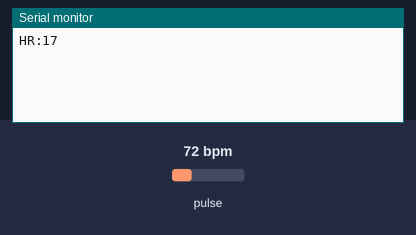
The sketch below on a simulated Arduino Uno, built with avr-gcc and run on an emulated ATmega328P. Parts: the last lines printed to the serial monitor. The test bench sets the inputs (shaded band); at power-on: pulse 72 bpm.

Above: at 1.2 s.
1.3 s: pulse set to 42 bpm
At 2.6 s:
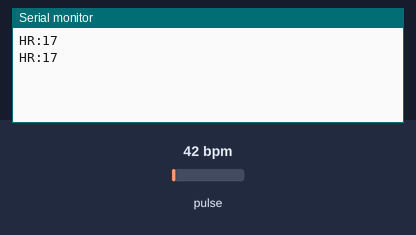
2.8 s: pulse set to 70 bpm
At 3.8 s:
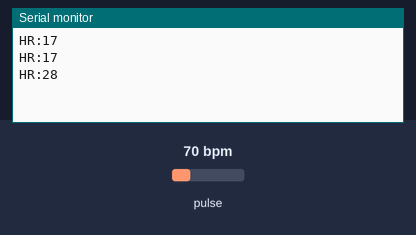
Timing chart, 0 to 5.8 s (numbered marks = the images above; inputs shaded):
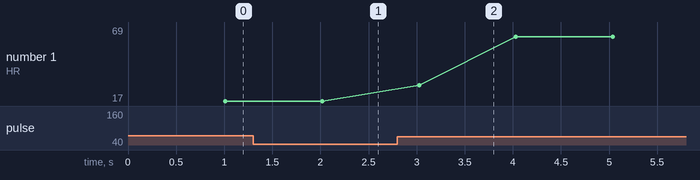

Measured:
- plotted number 1: 17 → 69 after the input at 2.8 s

The sketch:

astrodoc_pulse.ino
```cpp
/*
  Astrodoc pulse sensor: Arduino + MAX30102 -> the Astrodoc dashboard

  Wiring (MAX30102 breakout -> Arduino Uno / Nano):
    VIN -> 5V (or 3.3V)
    GND -> GND
    SDA -> A4
    SCL -> A5

  Library: "SparkFun MAX3010x Pulse and Proximity Sensor Library"
           (Arduino IDE: Tools > Manage Libraries > search "MAX3010x")

  How to use:
    1. Upload this sketch.
    2. Close the Arduino Serial Monitor (only one program can use the port).
    3. Open the Astrodoc dashboard in Chrome or Edge, press "Connect sensor"
       and choose the Arduino's port.
    4. Rest a fingertip on the sensor with light, steady pressure.

  Output: one line per second, for example "HR:72".
  Based on the SparkFun library's HeartRate example (beat detection + average of 4 beats).
*/

#include <Wire.h>
#include "MAX30105.h"
#include "heartRate.h"

MAX30105 sensor;

const byte RATE_SIZE = 4;      // average over the last 4 beats
byte rates[RATE_SIZE];
byte rateSpot = 0;
long lastBeat = 0;
int beatAvg = 0;
unsigned long lastPrint = 0;

void setup() {
  Serial.begin(115200);         // must match the dashboard (115200)
  if (!sensor.begin(Wire, I2C_SPEED_FAST)) {
    Serial.println("ERR:MAX30102 not found. Check the wiring.");
    while (true) { delay(1000); }
  }
  sensor.setup();                    // default settings
  sensor.setPulseAmplitudeRed(0x0A); // red LED low: shows the sensor is on
  sensor.setPulseAmplitudeGreen(0);  // green LED off
}

void loop() {
  long ir = sensor.getIR();

  if (checkForBeat(ir)) {
    long delta = millis() - lastBeat;
    lastBeat = millis();
    float bpm = 60 / (delta / 1000.0);
    if (bpm > 30 && bpm < 220) {            // ignore impossible values
      rates[rateSpot++] = (byte)bpm;
      rateSpot %= RATE_SIZE;
      int sum = 0;
      for (byte i = 0; i < RATE_SIZE; i++) sum += rates[i];
      beatAvg = sum / RATE_SIZE;
    }
  }

  // Once a second: send the average, only when a finger is on the sensor
  if (millis() - lastPrint >= 1000) {
    lastPrint = millis();
    if (ir > 50000 && beatAvg > 0) {
      Serial.print("HR:");
      Serial.println(beatAvg);
    } else if (ir <= 50000) {
      beatAvg = 0;
      for (byte i = 0; i < RATE_SIZE; i++) rates[i] = 0;
      Serial.println("NOFINGER");
    }
  }
}
```
